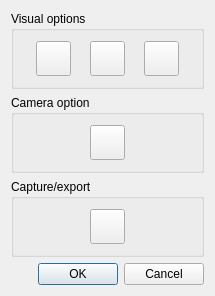
<?xml version="1.0" encoding="UTF-8"?>
<ui version="4.0">
 <class>Dialog</class>
 <widget class="QDialog" name="Dialog">
  <property name="geometry">
   <rect>
    <x>0</x>
    <y>0</y>
    <width>215</width>
    <height>296</height>
   </rect>
  </property>
  <property name="windowTitle">
   <string>Dialog</string>
  </property>
  <layout class="QVBoxLayout" name="verticalLayout">
   <item>
    <widget class="QGroupBox" name="groupBox">
     <property name="title">
      <string>Visual options</string>
     </property>
     <layout class="QHBoxLayout" name="horizontalLayout">
      <item>
       <widget class="QPushButton" name="pushButton_style">
        <property name="sizePolicy">
         <sizepolicy hsizetype="Minimum" vsizetype="Fixed">
          <horstretch>0</horstretch>
          <verstretch>0</verstretch>
         </sizepolicy>
        </property>
        <property name="minimumSize">
         <size>
          <width>35</width>
          <height>35</height>
         </size>
        </property>
        <property name="maximumSize">
         <size>
          <width>35</width>
          <height>35</height>
         </size>
        </property>
        <property name="toolTip">
         <string>Toggle RGB/IR data</string>
        </property>
        <property name="text">
         <string/>
        </property>
       </widget>
      </item>
      <item>
       <widget class="QPushButton" name="pushButton_ptplus">
        <property name="minimumSize">
         <size>
          <width>35</width>
          <height>35</height>
         </size>
        </property>
        <property name="maximumSize">
         <size>
          <width>35</width>
          <height>35</height>
         </size>
        </property>
        <property name="toolTip">
         <string>Increase point size</string>
        </property>
        <property name="text">
         <string/>
        </property>
       </widget>
      </item>
      <item>
       <widget class="QPushButton" name="pushButton_ptmin">
        <property name="minimumSize">
         <size>
          <width>35</width>
          <height>35</height>
         </size>
        </property>
        <property name="maximumSize">
         <size>
          <width>35</width>
          <height>35</height>
         </size>
        </property>
        <property name="toolTip">
         <string>Decrease point size</string>
        </property>
        <property name="text">
         <string/>
        </property>
       </widget>
      </item>
     </layout>
    </widget>
   </item>
   <item>
    <widget class="QGroupBox" name="groupBox_3">
     <property name="title">
      <string>Camera option</string>
     </property>
     <layout class="QHBoxLayout" name="horizontalLayout_2">
      <item>
       <widget class="QPushButton" name="pushButton_ortho">
        <property name="sizePolicy">
         <sizepolicy hsizetype="Minimum" vsizetype="Fixed">
          <horstretch>0</horstretch>
          <verstretch>0</verstretch>
         </sizepolicy>
        </property>
        <property name="minimumSize">
         <size>
          <width>35</width>
          <height>35</height>
         </size>
        </property>
        <property name="maximumSize">
         <size>
          <width>35</width>
          <height>35</height>
         </size>
        </property>
        <property name="toolTip">
         <string>Toggle ortho/perspective</string>
        </property>
        <property name="text">
         <string/>
        </property>
       </widget>
      </item>
     </layout>
    </widget>
   </item>
   <item>
    <widget class="QGroupBox" name="groupBox_2">
     <property name="title">
      <string>Capture/export</string>
     </property>
     <layout class="QHBoxLayout" name="horizontalLayout_3">
      <item>
       <widget class="QPushButton" name="pushButton_captureview">
        <property name="minimumSize">
         <size>
          <width>35</width>
          <height>35</height>
         </size>
        </property>
        <property name="maximumSize">
         <size>
          <width>35</width>
          <height>35</height>
         </size>
        </property>
        <property name="toolTip">
         <string>Capture view</string>
        </property>
        <property name="text">
         <string/>
        </property>
       </widget>
      </item>
     </layout>
    </widget>
   </item>
   <item>
    <widget class="QDialogButtonBox" name="buttonBox">
     <property name="orientation">
      <enum>Qt::Horizontal</enum>
     </property>
     <property name="standardButtons">
      <set>QDialogButtonBox::Cancel|QDialogButtonBox::Ok</set>
     </property>
    </widget>
   </item>
  </layout>
 </widget>
 <resources/>
 <connections>
  <connection>
   <sender>buttonBox</sender>
   <signal>accepted()</signal>
   <receiver>Dialog</receiver>
   <slot>accept()</slot>
   <hints>
    <hint type="sourcelabel">
     <x>248</x>
     <y>254</y>
    </hint>
    <hint type="destinationlabel">
     <x>157</x>
     <y>274</y>
    </hint>
   </hints>
  </connection>
  <connection>
   <sender>buttonBox</sender>
   <signal>rejected()</signal>
   <receiver>Dialog</receiver>
   <slot>reject()</slot>
   <hints>
    <hint type="sourcelabel">
     <x>316</x>
     <y>260</y>
    </hint>
    <hint type="destinationlabel">
     <x>286</x>
     <y>274</y>
    </hint>
   </hints>
  </connection>
 </connections>
</ui>
